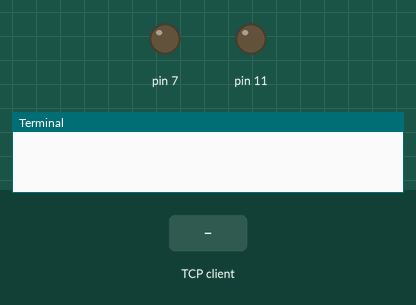
Simulated run of this program. Board: Raspberry Pi (header pin numbers). Parts: output pins drawn as LEDs (lit = HIGH), the last lines printed to the terminal. The test bench sets the inputs (shaded band). One TCP client connects 1 s after the port opens and stays connected.

Above: at 1.2 s.
1.3 s: the TCP client sends "off1"
At 1.8 s:
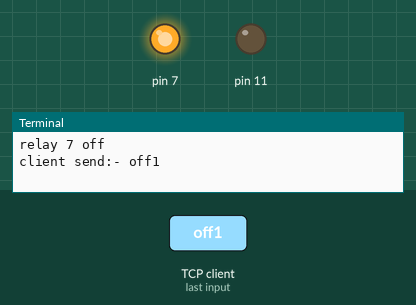
Timing chart, 0 to 4.3 s (numbered marks = the images above; inputs shaded):
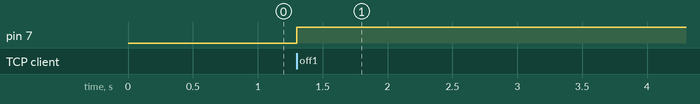

Measured:
- after the input at 1.3 s, pin 7: LOW → HIGH at once

The program:

serverpy.py
```python
import socket
import sys
import json
import RPi.GPIO as GPIO

host="192.168.43.132"
port=15000

server_socket=socket.socket(socket.AF_INET,socket.SOCK_STREAM)

server_socket.bind((host,port))

server_socket.listen(10)

GPIO.setmode(GPIO.BOARD)
GPIO.setup(7,GPIO.OUT)
GPIO.setup(11,GPIO.OUT)

while True:
    client,addr=server_socket.accept()
    recv_msg = client.recv(1024)
    recv_data=recv_msg.decode('utf-8')

    if recv_data=="exit":
        client.close
        GPIO.cleanup()
        break

    elif recv_data=="on1":
        GPIO.output(7,False)
        print("relay 7 on")

    elif recv_data=="off1":
        GPIO.output(7,True)
        print("relay 7 off")

    elif recv_data=="on2":
        GPIO.output(11,False)
        print("relay 5 on")

    elif recv_data=="off2":
        GPIO.output(11,True)
        print("relay 5 off")

    elif recv_data=="":
        break
    print("client send:- "+recv_data)

client.close
GPIO.cleanup()
```
